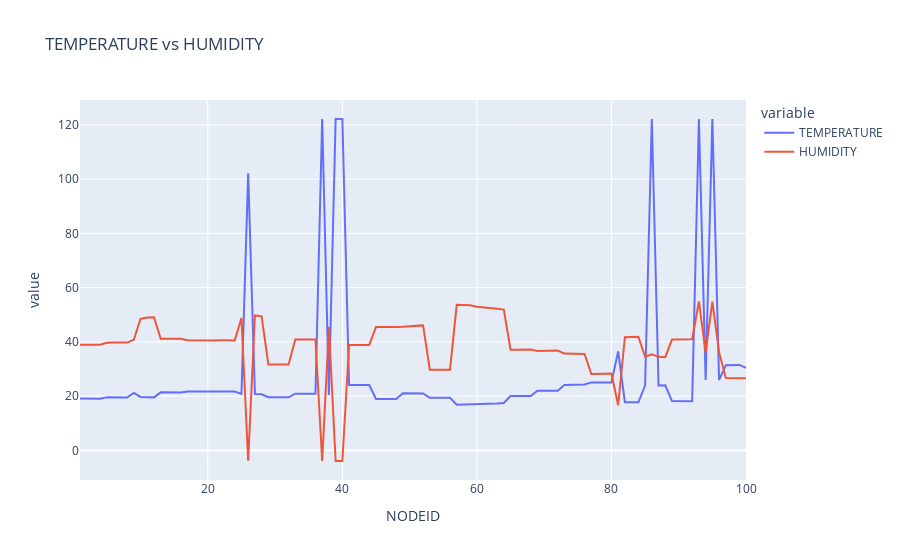

This figure's notebook cell:
### Code cell
px.line(df,x='NODEID',y=['TEMPERATURE','HUMIDITY'],labels={'x':'NODEID','y':'Features'},title='TEMPERATURE vs HUMIDITY')
